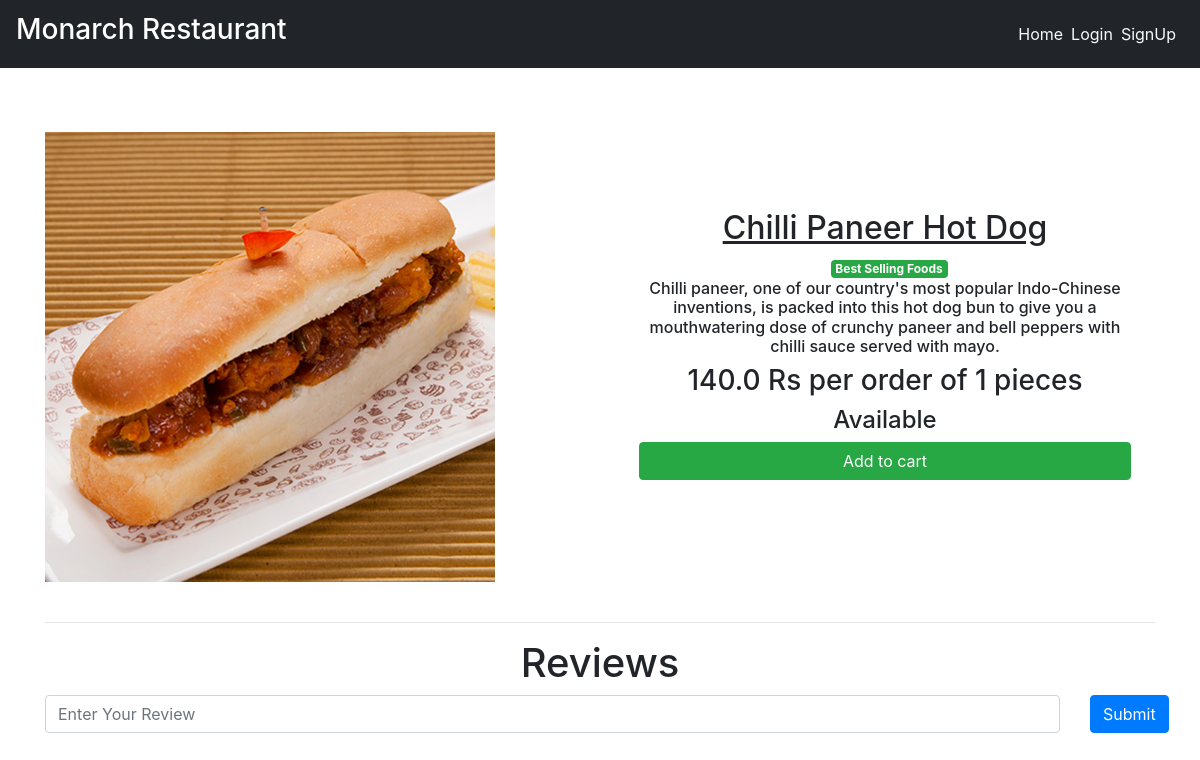
The app's page /dishes/hot-dog with its own data.
### main/models.py (models this page shows, shortened)
class Item(models.Model):
    LABELS = (
        ('Best Selling Foods', 'Best Selling Foods'),
        ('New Food', 'New Food'),
        ('Spicy Foods🔥', 'Spicy Foods🔥'),
    )
    LABEL_COLOUR = (
        ('danger', 'danger'),
        ('success', 'success'),
        ('primary', 'primary'),
        ('info', 'info'),
        ('warning', 'warning'),
    )
    title = models.CharField(max_length=150)
    description = models.CharField(max_length=250,blank=True)
    price = models.FloatField()
    pieces = models.IntegerField(default=6)
    instructions = models.CharField(max_length=250,default="Available")
    image = models.ImageField(default='default.png', upload_to='images/')
    labels = models.CharField(max_length=25, choices=LABELS, blank=True)
    label_colour = models.CharField(max_length=15, choices=LABEL_COLOUR, blank=True)
    slug = models.SlugField(default="foods")
    created_by = models.ForeignKey(User, on_delete=models.CASCADE)

### main/views.py (the view)
# urls.py: path('dishes/<slug>', views.menuDetail, name='dishes'),
def menuDetail(request, slug):
    item = Item.objects.filter(slug=slug).first()
    reviews = Reviews.objects.filter(rslug=slug).order_by('-id')[:7]
    context = {
        'item' : item,
        'reviews' : reviews,
    }
    return render(request, 'main/dishes.html', context)

### main/templates/main/dishes.html (shortened to what this page needs)
{% extends "main/layout.html" %}
{% block content %}
<div class="dishes">
  <main class="mt-3 pt-4 main">
    <div class="container dark-grey-text">
      <div class="row wow fadeIn">
        <div class="col-md-6 mb-4">
          <img src="{{ item.image.url }}" class="img-fluid mt-4" alt="">
        </div>
        <div class="col-md-6 mb-4 information">
          <div class="p-4 content">
            <div class="mt-0">
                <h2><u>{{ item.title }}</u></h2><span class="badge badge-{{ item.label_colour }} ml-2">{{ item.labels }}</span>
            </div>
            <div class="lead">
              {% if item.description %}
              <h6>{{ item.description }}</h6>
              {% endif %}
              <h3>{{ item.price }} Rs per order of {{ item.pieces}} pieces</h3>
              <h4>{{ item.instructions }}</h4>
            </div>
            <a href="{% url 'main:add-to-cart' item.slug %}" class="btn btn-success btn-md my-0 p">Add to cart</a>
          </div>
        </div>
      </div>
      <hr>
    </div>
  </main>
  <div class="container">
    <h1 class="text-center">Reviews</h1>
    <form action="{% url 'main:add_reviews' %}" method="POST" class="mb-3">
      <div class="row">
        <div class="col-sm-11">
          <input type="text" name="review" class="form-control" placeholder="Enter Your Review">
        </div>
        <div class="col-sm-1">
          <button type="submit" class="btn btn-primary">Submit</button>
        </div>
      </div>
    </form>
  </div>
</div>
{% endblock content %}

### main/static/main/styles.css (style rules this page uses)
.dishes .main .container .row img { max-width: 540px; max-height: 450px; width: fit-content; }
.dishes .main .container .row .content { display: flex; flex-direction: column; text-align: center; justify-content: center; }
.dishes .main .container .row .information { display: flex; flex-direction: column; text-align:justify; justify-content: center; }

### records on screen
Item: image (picture), title "Chilli Paneer Hot Dog", labels "Best Selling Foods", description "Chilli paneer, one of our country's most popular Indo-Chinese inventions, is packed into this hot dog bun to give you a mouthwatering dose of crunchy paneer and bell peppers with chilli sauce served with mayo.", price "140.0", pieces "1", instructions "Available"
